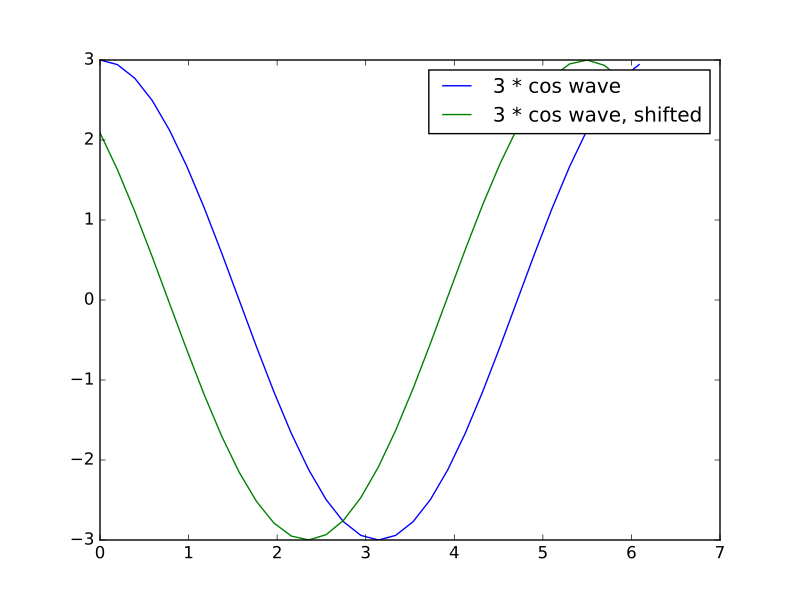

Here is the Python script that generated this plot:
s_1 = np.sin(t_1)
plt.plot(t_1, cos_x, label='3 * cos wave')
# [...]
plt.plot(t_1, cos_x_shifted, label='3 * cos wave, shifted')
# [...]
plt.legend()
# <...>
print('Dot product of unshifted cosine with c_1', cos_x.dot(c_1))
# Dot product of unshifted cosine with c_1 48.0
print('Dot product of unshifted cosine with s_1', cos_x.dot(s_1))
# Dot product of unshifted cosine with s_1 -8.53851287343e-16
print('Dot product of shifted cosine with c_1', cos_x_shifted.dot(c_1))
# Dot product of shifted cosine with c_1 33.4419220487
print('Dot product of shifted cosine with s_1', cos_x_shifted.dot(s_1))
# Dot product of shifted cosine with s_1 -34.4330923632
